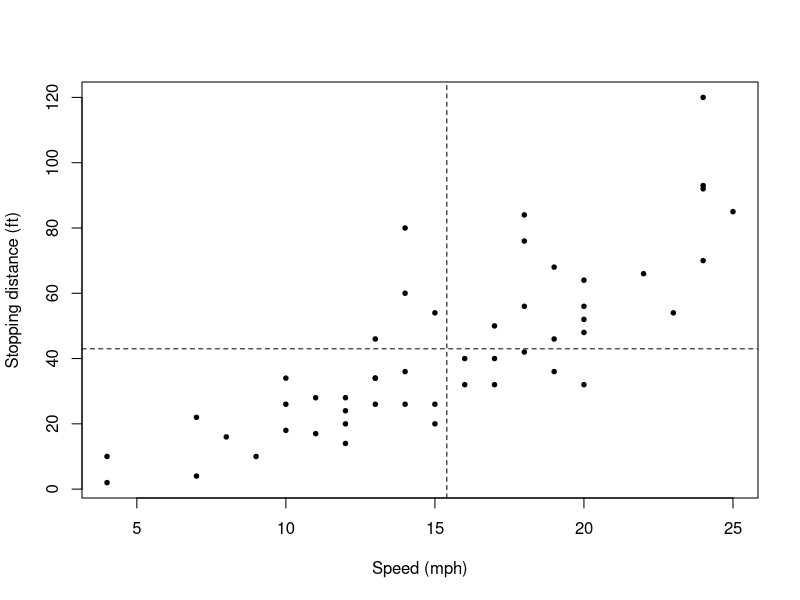

Here is the R script that generated this plot:
data(cars)
x<-cars$speed
y<-cars$dist
plot(x,y, pch=19, cex = 0.6, xlab="Speed (mph)", ylab="Stopping distance (ft)" )
xmean<-mean(x)
ymean<-mean(y)
abline(v=xmean, h=ymean, lty=2)
mod<-lm(y~x)
summary(mod)
coef(mod)[2] + c(-1,1) * qt(0.975, df=48) * 0.4155
xnew <- c(12.5, 19.4)
predict(mod, newdata=data.frame(x=xnew), interval = "confidence")
predict(mod, newdata=data.frame(x=xnew), interval = "prediction")
anova(mod)